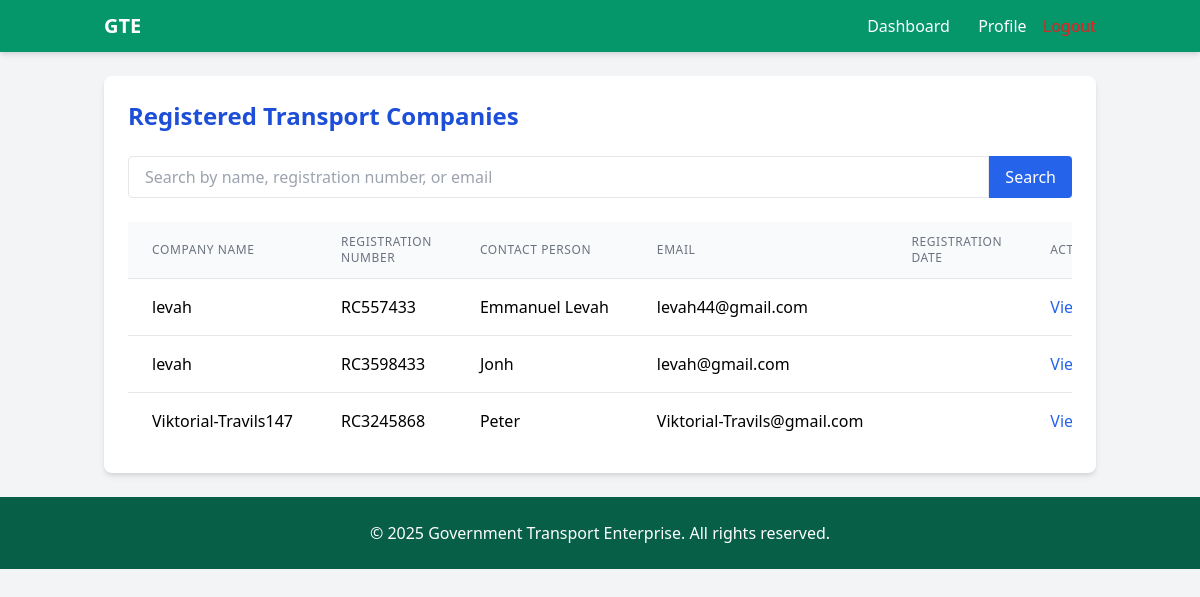
The app's page /dashboard/admin/companies/ (signed in) with its own data.
### companies/models.py (models this page shows, shortened)
class Company(models.Model):
    user = models.OneToOneField(settings.AUTH_USER_MODEL, on_delete=models.CASCADE, related_name='company_profile')
    name = models.CharField(max_length=100)
    address = models.TextField()
    registration_number = models.CharField(max_length=50, unique=True)
    contact_person = models.CharField(max_length=100)
    contact_phone = models.CharField(max_length=15)
    logo = models.ImageField(upload_to='company_logos/', blank=True, null=True)
    date_joined = models.DateTimeField(auto_now_add=True)
    is_active = models.BooleanField(default=True)

### accounts/models.py (models this page shows, shortened)
class User(AbstractUser):
    USER_TYPE_CHOICES = (
        ('admin', 'Administrator'),
        ('company', 'Transport Company'),
    )
    user_type = models.CharField(max_length=10, choices=USER_TYPE_CHOICES)
    phone_number = models.CharField(max_length=15, blank=True)
    def is_administrator(self):
        return self.user_type == 'admin'

### dashboard/views.py (the view)
# urls.py: path('admin/companies/', views.company_list, name='admin_company_list'),
@login_required
def company_list(request):
    if not request.user.is_administrator():
        messages.error(request, "You don't have permission to access this page.")
        return redirect('home')
    query = request.GET.get('q', '')
    if query:
        companies = Company.objects.filter(
            Q(name__icontains=query) |
            Q(registration_number__icontains=query) |
            Q(user__email__icontains=query)
        )
    else:
        companies = Company.objects.all()
    context = {
        'companies': companies,
        'query': query,
    }
    return render(request, 'dashboard/company_list.html', context)

### templates/dashboard/company_list.html (shortened to what this page needs)
{% extends 'base.html' %}
{% block content %}
<div class="space-y-6">
    <div class="bg-white p-6 rounded-lg shadow-md">
        <div class="flex justify-between items-center mb-6">
            <h1 class="text-2xl font-bold text-blue-700">Registered Transport Companies</h1>
        </div>
        <form method="get" class="mb-6">
            <div class="flex">
                <input type="text" name="q" value="{{ query }}" placeholder="Search by name, registration number, or email" class="flex-grow px-4 py-2 border rounded-l focus:outline-none focus:ring-2 focus:ring-blue-500">
                <button type="submit" class="bg-blue-600 text-white px-4 py-2 rounded-r hover:bg-blue-700">
                    Search
                </button>
            </div>
        </form>
        {% if companies %}
            <div class="overflow-x-auto">
                <table class="min-w-full divide-y divide-gray-200">
                    <thead class="bg-gray-50">
                        <tr>
                            <th class="px-6 py-3 text-left text-xs font-medium text-gray-500 uppercase tracking-wider">Company Name</th>
                            <th class="px-6 py-3 text-left text-xs font-medium text-gray-500 uppercase tracking-wider">Registration Number</th>
                            <th class="px-6 py-3 text-left text-xs font-medium text-gray-500 uppercase tracking-wider">Contact Person</th>
                            <th class="px-6 py-3 text-left text-xs font-medium text-gray-500 uppercase tracking-wider">Email</th>
                            <th class="px-6 py-3 text-left text-xs font-medium text-gray-500 uppercase tracking-wider">Registration Date</th>
                            <th class="px-6 py-3 text-left text-xs font-medium text-gray-500 uppercase tracking-wider">Actions</th>
                        </tr>
                    </thead>
                    <tbody class="bg-white divide-y divide-gray-200">
                        {% for company in companies %}
                            <tr>
                                <td class="px-6 py-4 whitespace-nowrap font-medium">{{ company.name }}</td>
                                <td class="px-6 py-4 whitespace-nowrap">{{ company.registration_number }}</td>
                                <td class="px-6 py-4 whitespace-nowrap">{{ company.contact_person }}</td>
                                <td class="px-6 py-4 whitespace-nowrap">{{ company.user.email }}</td>
                                <td class="px-6 py-4 whitespace-nowrap">{{ company.registration_date|date:"M d, Y" }}</td>
                                <td class="px-6 py-4 whitespace-nowrap">
                                    <a href="{% url 'admin_company_detail' company.id %}" class="text-blue-600 hover:text-blue-900">View Details</a>
                                </td>
                            </tr>
                        {% endfor %}
                    </tbody>
                </table>
            </div>
        {% endif %}
    </div>
</div>
{% endblock %}

### templates/base.html (shortened to what this page needs)
<!DOCTYPE html>
<html lang="en">
<head>
    <link href="https://cdn.jsdelivr.net/npm/tailwindcss@2.2.19/dist/tailwind.min.css" rel="stylesheet">
</head>
<body class="bg-gray-100 min-h-screen">
    <header class="bg-green-600 text-white shadow-md">
        <nav class="container mx-auto px-4 py-3 flex justify-between items-center">
            <a href="/" class="text-xl font-bold">GTE</a>
            <div>
                {% if user.is_authenticated %}
                    {% if user.is_administrator %}
                        <a href="{% url 'admin_dashboard' %}" class="px-3 py-2 rounded hover:bg-green-700">Dashboard</a>
                    {% elif user.is_company %}
                        <a href="{% url 'company_dashboard' %}" class="px-3 py-2 rounded hover:bg-green-700">Dashboard</a>
                    {% endif %}
                    <a href="{% url 'profile' %}" class="px-3 py-2 rounded hover:bg-green-700">Profile</a>
<form method="post" action="{% url 'logout' %}" class="inline">
    <button type="submit" class="text-red-600 hover:text-red-800">
    </button>
</form>
                {% else %}
                    <a href="{% url 'login' %}" class="px-3 py-2 rounded hover:bg-green-700">Login</a>
                    <a href="{% url 'register' %}" class="px-3 py-2 rounded hover:bg-green-700">Register</a>
                {% endif %}
            </div>
        </nav>
    </header>
    <main class="container mx-auto px-4 py-6">
        {% block content %}{% endblock %}
    </main>
    <footer class="bg-green-800 text-white py-6">
        <div class="container mx-auto px-4">
            <p class="text-center">&copy; {% now "Y" %} Government Transport Enterprise. All rights reserved.</p>
        </div>
    </footer>
</body>
</html>

### records on screen
Company: name "levah", registration_number "RC557433", contact_person "Emmanuel Levah", user.email "levah44@gmail.com"
Company: name "levah", registration_number "RC3598433", contact_person "Jonh", user.email "levah@gmail.com"
Company: name "Viktorial-Travils147", registration_number "RC3245868", contact_person "Peter", user.email "Viktorial-Travils@gmail.com"
